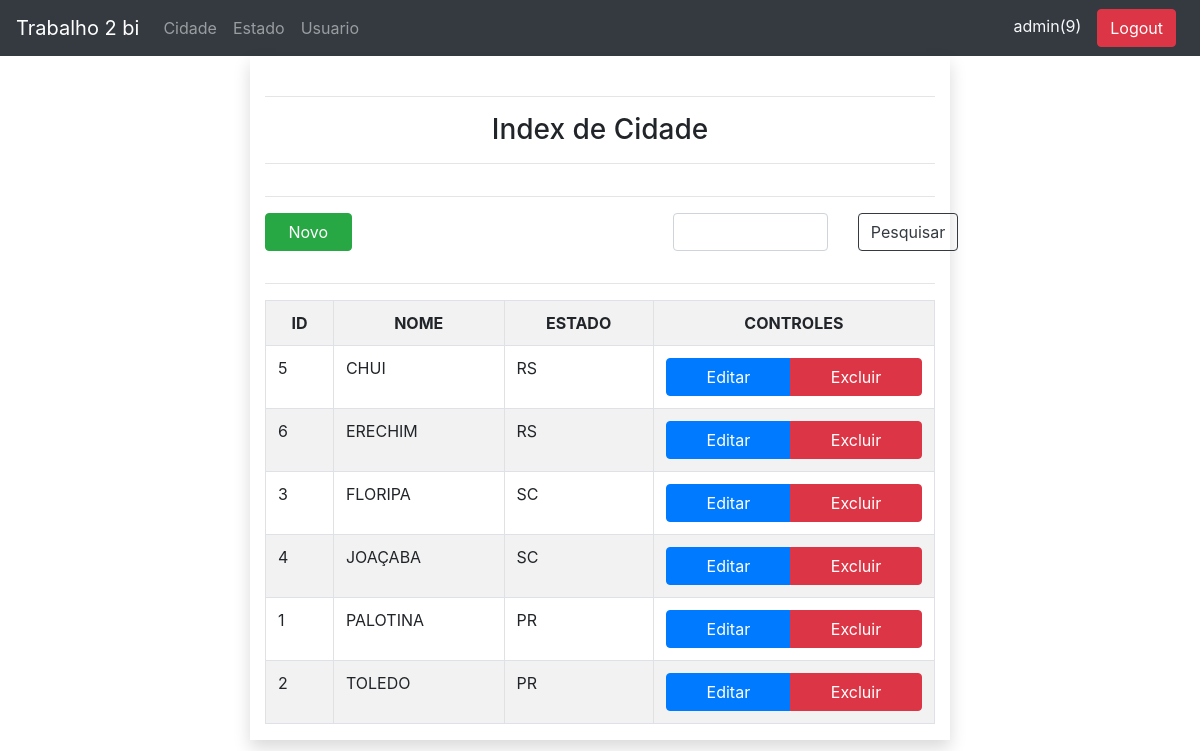
/FONTES/Cidade.php (signed in), run on the app's committed database.
### tables this page shows
CREATE TABLE cidade(
	idCidade INT NOT NULL PRIMARY KEY AUTO_INCREMENT,
	idEstado INT,
	nome VARCHAR(50),
	FOREIGN KEY (idEstado) REFERENCES estado(idEstado)
);

CREATE TABLE estado(
	idEstado INT NOT NULL PRIMARY KEY AUTO_INCREMENT,
	nome VARCHAR(50),
	sigla VARCHAR(2)
);

### FONTES/Cidade.php (the view, shortened to what this page needs)
<?php
	include("include/head.php");
	include("include/top.php");
	include("include/connection/config.php");
	$con = new PDO($connectionString, USER,PASS);
	$sql = "SELECT c.idCidade, c.nome, e.sigla FROM cidade c INNER JOIN estado e ON e.idEstado = c.idEstado ORDER BY c.nome LIMIT 100;";
	$result = $con->query($sql);
?>
<div class="d-flex justify-content-center">
	<div class="form-group shadow col-md-7">
		<div class="form-row mt-4">
			<div class="col-md-12 text-center ">
				<hr>
				<p  class="h3">Index de Cidade</p>
				<hr>
			</div>
		</div>
		<hr />
		<div class="row	">
			<div class="col-2">
				<div class="btn-group btn-block">
					<a href="CadastroCidade.php" class="btn btn-success">Novo</a>
				</div>
			</div>
			<div class="col-md-10">
				<form action="Cidade.php" method="GET">
					<div class="input-group">
						<div class="col-4 offset-6">
							<input type="text" name="Pesquisa" id="Pesquisa" class="form-control ">
						</div>
						<div class="col-2 btn-group btn-block">
							<input type="submit" value="Pesquisar" class="btn btn-outline-dark">
						</div>
					</div>
				</form>
			</div>
		</div>
		<hr />
		<div id="divListaUsuario" class="">
			<table class="table table-responsive-sm table-striped table-hover table-bordered">
				<tr class="text-center">
					<th>
						ID
					</th>
					<th>
						NOME
					</th>
					<th>
						ESTADO
					</th>
					<th>CONTROLES</th>
				</tr>
				<?php
					while ($row = $result-> fetch(PDO::FETCH_OBJ)) {
						echo	"<tr>";
						echo	"<td>";
						echo		$row->idCidade;
						echo	"</td>";
						echo	"<td>";
						echo		$row->nome;
						echo	"</td>";
						echo	"<td>";
						echo		$row->sigla;
						echo	"</td>";
						echo	"<td>";
						echo		"<div class='btn-group btn-block'>";
						echo			"<a href='EditarCidade?id=".$row->idCidade."' class='btn btn-primary'>Editar</a> ";
						echo			"<a href='ExcluirCidade?id=".$row->idCidade."' class='btn btn-danger'>Excluir</a> ";
						echo		"</div>";
						echo	"</td>";
						echo	"</tr>";
					}
				?>
			</table>
		</div>
	</div>
</div>

### FONTES/include/head.php (shortened to what this page needs)
<link rel="stylesheet" href="https://stackpath.bootstrapcdn.com/bootstrap/4.3.1/css/bootstrap.min.css">

### FONTES/include/top.php (shortened to what this page needs)
  <nav class="navbar navbar-expand-lg navbar-dark bg-dark">
      <a class="navbar-brand" href="index.php">Trabalho 2 bi</a>
      <div class="collapse navbar-collapse" id="navbarSupportedContent">
          <ul class="navbar-nav mr-auto">
		<?php
			if (ISSET($_SESSION["nivel"]) && $_SESSION["nivel"] == "9") {
				echo "<li class='nav-item'> <a class='nav-link' href='Cidade.php'>Cidade</a> </li>";
				echo "<li class='nav-item'> <a class='nav-link' href='Estado.php'>Estado</a> </li>";
				echo "<li class='nav-item'> <a class='nav-link' href='Usuario.php'>Usuario</a> </li>";
			}
		?>
          </ul>
      </div>
<div class="text-light">
	<?php
		if (ISSET($_SESSION["user"])) {
			echo $_SESSION["user"]."(".$_SESSION["nivel"].")";
			echo "<a href='back/B_Logout.php' class='btn btn-danger mr-2 ml-3'>Logout</a>";
		} else {
			echo "<a href='Login.php' class='btn btn-success mx-2'>Login</a>";
		}
	?>
</div>
  </nav>

### data on the page
cidade: idCidade "5", nome "CHUI", idEstado.sigla "RS"
cidade: idCidade "6", nome "ERECHIM", idEstado.sigla "RS"
cidade: idCidade "3", nome "FLORIPA", idEstado.sigla "SC"
cidade: idCidade "4", nome "JOAÇABA", idEstado.sigla "SC"
cidade: idCidade "1", nome "PALOTINA", idEstado.sigla "PR"
cidade: idCidade "2", nome "TOLEDO", idEstado.sigla "PR"

### other printed values
$_SESSION["user"] "admin"
$_SESSION["nivel"] "9"
